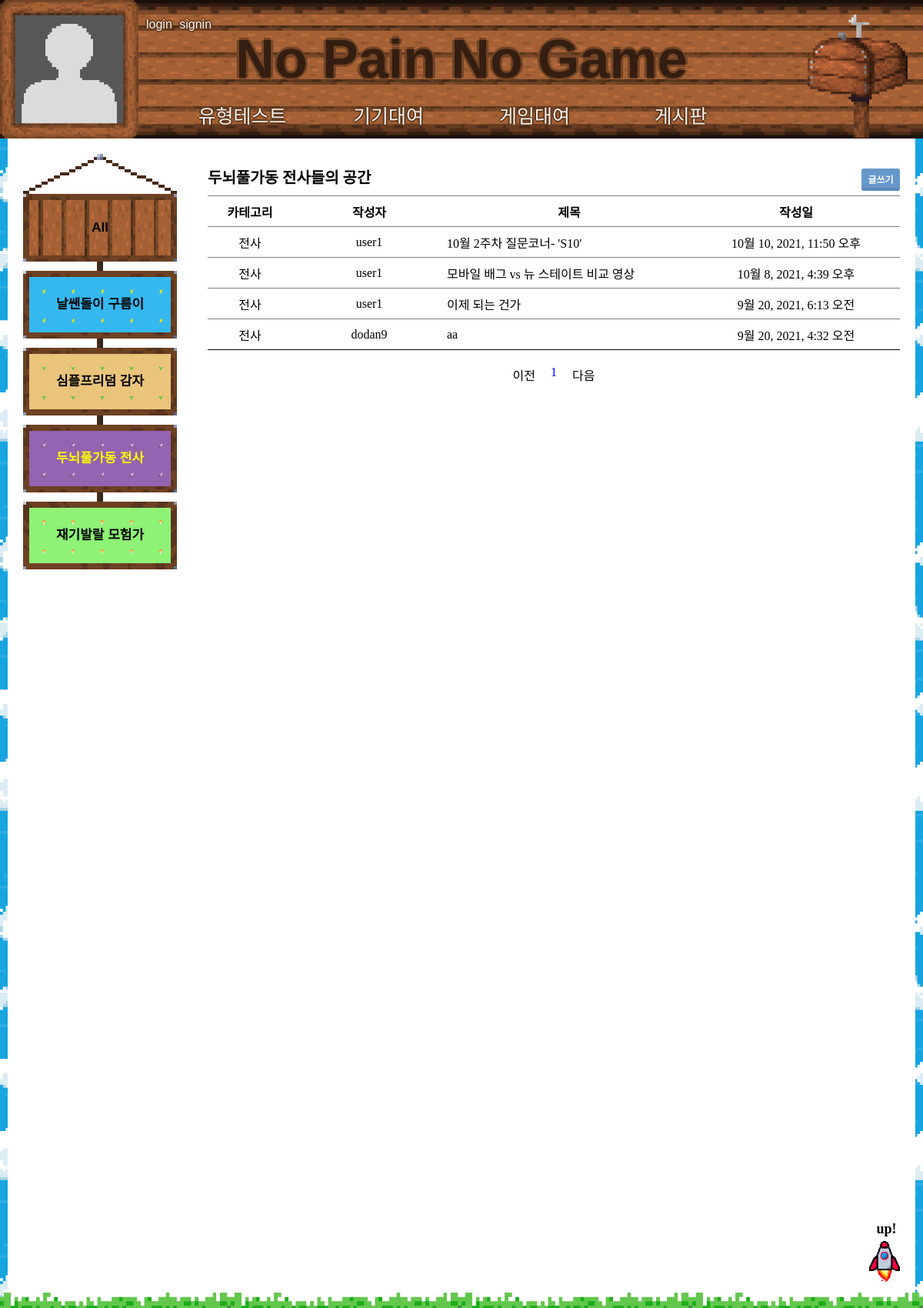
/board/3, run on the app's committed database.
### board/models.py (models this page shows, shortened)
class PostType(models.Model):
    p_type = models.CharField(max_length=200, db_index=True)
    def get_ptype_url(self):
        return reverse('board:board', args=[self.p_type])

class Post(models.Model):
    member_id = models.ForeignKey(User, on_delete=models.CASCADE, null=True, related_name='board_id')
    p_type = models.ForeignKey(PostType, on_delete=models.SET_NULL, null=True)
    post_date = models.DateTimeField(auto_now_add=True)
    postname = models.CharField(max_length=100)
    contents = models.TextField()
    class Meta:
        ordering = ['-post_date']
    def get_post_url(self):
        return reverse('board:board_detail', args=[self.id])

### account/models.py (models this page shows)
class User(models.Model):
    member_name = models.CharField(max_length=40, null=False)
    member_id = models.CharField(max_length=40, null=False, unique=True)
    password = models.CharField(max_length=40, null=False)
    address = models.CharField(max_length=60, null=False)
    phone = models.CharField(max_length=40, null=False, unique=True)
    overdue = models.IntegerField(default=0)
    type_id = models.IntegerField(null=True)
    def __str__(self):
        return self.member_id

### board/views.py (the view)
# urls.py: path('', board, name='board'),
def board(request, p_type=None):
    current_type = None
    p_types = PostType.objects.all()
    postlist = Post.objects.all()
    page = request.GET.get('page', '1')
    if p_type:
        current_type = get_object_or_404(PostType, p_type=p_type)
        postlist = postlist.filter(p_type=current_type)
    paginator = Paginator(postlist, 10)  # 페이지당 20개씩 보여주기
    page_obj = paginator.get_page(page)
    return render(request, 'board/board.html', {'current_type':current_type, 'p_types': p_types, 'postlist': page_obj})

### board/templates/board/board.html (shortened to what this page needs)
{% extends 'base.html' %}
{% load static %}
{% block style %}
<link rel="stylesheet" href="{% static 'css/button.css' %}">
{% endblock %}
{% block content %}
<div class="category">
    <ul>
        <li class="none_type"><a href="{% url 'board:board' %}" class="{% if not current_type%}active{% endif %}">All</a></li>
        {% for pt in p_types %}
        <li class="type{{pt.p_type}}"><a href="{{pt.get_ptype_url}}" class="{% if current_type.p_type == pt.p_type %}active{% endif %}">
            {% if pt.p_type == '1' %}
            날쌘돌이 구름이
            {% elif pt.p_type == '2' %}
            심플프리덤 감자
            {% elif pt.p_type == '3' %}
            두뇌풀가동 전사
            {% elif pt.p_type == '4' %}
            재기발랄 모험가
            {% endif %}
        </a></li>
        {% endfor %}
    </ul>
</div>
<div class="posts">
    <div class="posts_header">
        <h3>{% if not current_type %}모든 카테고리{% else %}
                {% if current_type.p_type == '1' %}
                날쌘돌이 구름이{% elif current_type.p_type == '2' %}
                심플프리덤 감자{% elif current_type.p_type == '3' %}
                두뇌풀가동 전사{% elif current_type.p_type == '4' %}
                재기발랄 모험가{% endif %}들의 공간{% endif %}</h3>
        <a class="btn blue rounded" href="{% url 'board:board_write' %}">글쓰기</a>
    </div>
    <table>
        <thead>
            <th>카테고리</th>
            <th>작성자</th>
            <th>제목</th>
            <th>작성일</th>
        </thead>
        {% for p in postlist %}
        <tr>
            <td>{% if p.p_type_id == 1 %}
                구름이{% elif p.p_type_id == 2 %}
                감자{% elif p.p_type_id == 3 %}
                전사{% elif p.p_type_id == 4 %}
                모험가{% endif %}</td>
            <td>{{p.member_id}}</td>
            <td><a href="{{p.get_post_url}}" style="display: block;"><div class="post_title">{{p.postname}}</div></a></td>
            <td>{{p.post_date}}</td>
        </tr>
        {% endfor %}
    </table>
    <ul class="page">
        {% if postlist.has_previous %}
        <li>
            <a href="?page={{ postlist.previous_page_number }}">이전</a>
        </li>
        {% else %}
        <li>
            <a tabindex="-1" aria-disabled="true" href="#">이전</a>
        </li>
        {% endif %}
        {% for page_number in postlist.paginator.page_range %}
            {% if page_number == postlist.number %}
            <li class="c_page">
                <a href="?page={{ page_number }}">{{ page_number }}</a>
            </li>
            {% else %}
            <li>
                <a href="?page={{ page_number }}">{{ page_number }}</a>
            </li>
            {% endif %}
        {% endfor %}
        {% if postlist.has_next %}
        <li>
            <a href="?page={{ postlist.next_page_number }}">다음</a>
        </li>
        {% else %}
        <li>
            <a tabindex="-1" aria-disabled="true" href="#">다음</a>
        </li>
        {% endif %}
    </ul>
</div>
{% endblock %}

### static/css/button.css (style rules this page uses)
.btn { cursor: pointer; }
a[class*="btn"] { text-decoration: none; }
.btn.blue { box-shadow: 0px 4px #5c8ab8;background-color: #6698cb; }

### data on the page
PostType: shows a picture, p_type "날쌘돌이 구름이"
PostType: shows a picture, p_type "심플프리덤 감자"
PostType: shows a picture, p_type "두뇌풀가동 전사"
PostType: shows a picture, p_type "재기발랄 모험가"
Post: shows "전사", member_id "user1", postname "10월 2주차 질문코너- 'S10'", post_date "10월 10, 2021, 11:50 오후"
Post: shows "전사", member_id "user1", postname "모바일 배그 vs 뉴 스테이트 비교 영상", post_date "10월 8, 2021, 4:39 오후"
Post: shows "전사", member_id "user1", postname "이제 되는 건가", post_date "9월 20, 2021, 6:13 오전"
Post: shows "전사", member_id "dodan9", postname "aa", post_date "9월 20, 2021, 4:32 오전"

### other printed values
{{ page_number }} "1"
